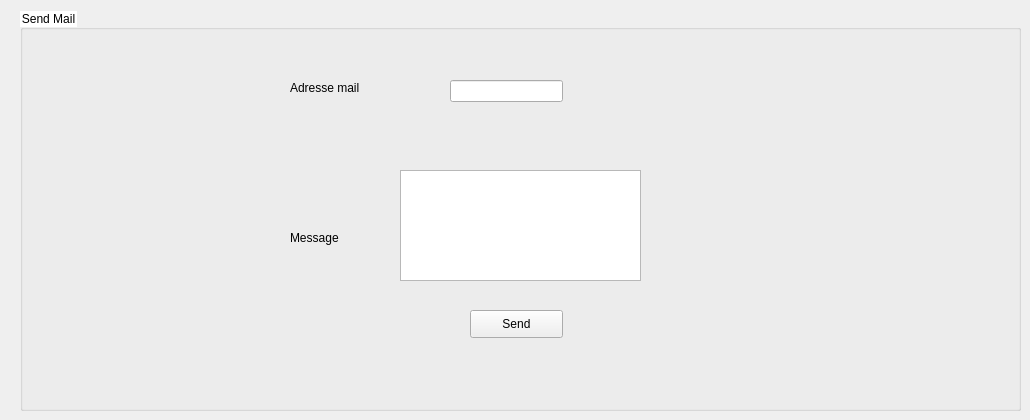
        <widget class="QWidget" name="tab_6">
         <attribute name="title">
          <string>Email</string>
         </attribute>
         <widget class="QGroupBox" name="groupBox_17">
          <property name="geometry">
           <rect>
            <x>20</x>
            <y>10</y>
            <width>1001</width>
            <height>401</height>
           </rect>
          </property>
          <property name="styleSheet">
           <string notr="true">QTextEdit
{
    background-color: white;
}
 QGroupBox::title {
   
     background-color: white;
 }</string>
          </property>
          <property name="title">
           <string>Send Mail</string>
          </property>
          <widget class="QLineEdit" name="lineEdit_14">
           <property name="geometry">
            <rect>
             <x>430</x>
             <y>70</y>
             <width>113</width>
             <height>22</height>
            </rect>
           </property>
          </widget>
          <widget class="QPlainTextEdit" name="plainTextEdit_2">
           <property name="geometry">
            <rect>
             <x>380</x>
             <y>160</y>
             <width>241</width>
             <height>111</height>
            </rect>
           </property>
          </widget>
          <widget class="QLabel" name="label_46">
           <property name="geometry">
            <rect>
             <x>270</x>
             <y>70</y>
             <width>101</width>
             <height>16</height>
            </rect>
           </property>
           <property name="text">
            <string>Adresse mail</string>
           </property>
          </widget>
          <widget class="QLabel" name="label_47">
           <property name="geometry">
            <rect>
             <x>270</x>
             <y>220</y>
             <width>55</width>
             <height>16</height>
            </rect>
           </property>
           <property name="text">
            <string>Message</string>
           </property>
          </widget>
          <widget class="QPushButton" name="pushButton_65">
           <property name="geometry">
            <rect>
             <x>450</x>
             <y>300</y>
             <width>93</width>
             <height>28</height>
            </rect>
           </property>
           <property name="text">
            <string>Send</string>
           </property>
          </widget>
         </widget>
        </widget>
